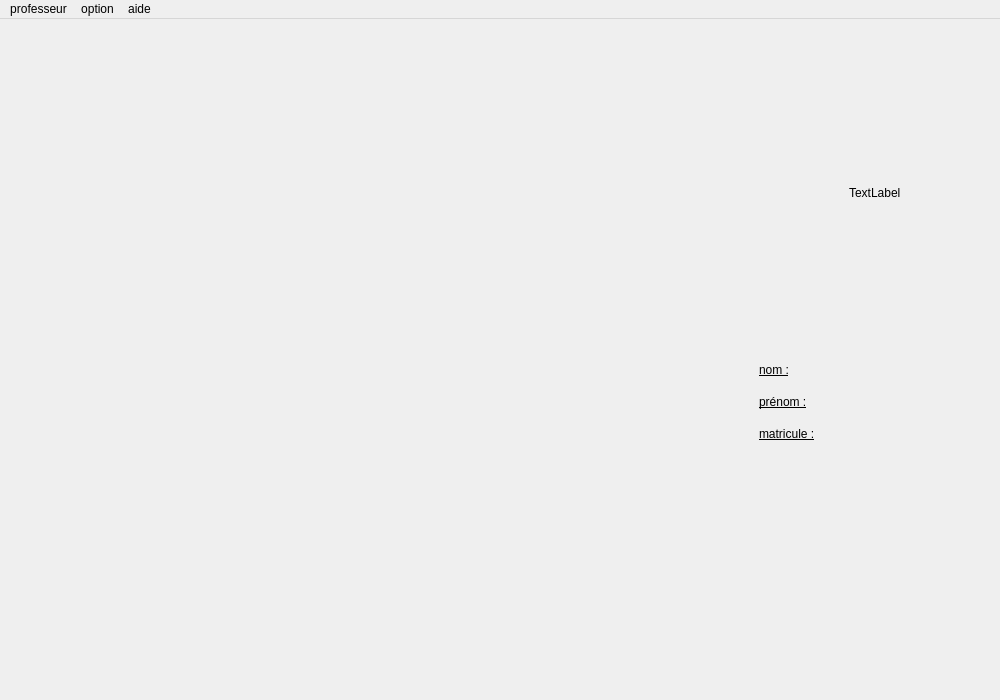
<?xml version="1.0" encoding="UTF-8"?>
<ui version="4.0">
 <class>MainWindow</class>
 <widget class="QMainWindow" name="MainWindow">
  <property name="geometry">
   <rect>
    <x>0</x>
    <y>0</y>
    <width>1000</width>
    <height>700</height>
   </rect>
  </property>
  <property name="sizePolicy">
   <sizepolicy hsizetype="Minimum" vsizetype="Preferred">
    <horstretch>0</horstretch>
    <verstretch>0</verstretch>
   </sizepolicy>
  </property>
  <property name="minimumSize">
   <size>
    <width>900</width>
    <height>700</height>
   </size>
  </property>
  <property name="windowTitle">
   <string>MainWindow</string>
  </property>
  <widget class="QWidget" name="centralwidget">
   <layout class="QHBoxLayout" name="horizontalLayout_2">
    <property name="spacing">
     <number>0</number>
    </property>
    <property name="leftMargin">
     <number>0</number>
    </property>
    <property name="topMargin">
     <number>0</number>
    </property>
    <property name="rightMargin">
     <number>0</number>
    </property>
    <property name="bottomMargin">
     <number>0</number>
    </property>
    <item>
     <layout class="QHBoxLayout" name="horizontalLayout">
      <item>
       <widget class="SideBar" name="widget" native="true">
        <property name="sizePolicy">
         <sizepolicy hsizetype="Fixed" vsizetype="MinimumExpanding">
          <horstretch>0</horstretch>
          <verstretch>0</verstretch>
         </sizepolicy>
        </property>
        <property name="minimumSize">
         <size>
          <width>18</width>
          <height>0</height>
         </size>
        </property>
       </widget>
      </item>
      <item>
       <widget class="QWidget" name="content" native="true">
        <layout class="QGridLayout" name="gridLayout">
         <property name="leftMargin">
          <number>0</number>
         </property>
         <property name="topMargin">
          <number>0</number>
         </property>
         <property name="rightMargin">
          <number>0</number>
         </property>
         <property name="bottomMargin">
          <number>0</number>
         </property>
         <property name="horizontalSpacing">
          <number>0</number>
         </property>
         <item row="0" column="2">
          <layout class="QHBoxLayout" name="k"/>
         </item>
        </layout>
       </widget>
      </item>
      <item>
       <widget class="QWidget" name="sidebar2" native="true">
        <property name="sizePolicy">
         <sizepolicy hsizetype="Maximum" vsizetype="Preferred">
          <horstretch>0</horstretch>
          <verstretch>0</verstretch>
         </sizepolicy>
        </property>
        <property name="minimumSize">
         <size>
          <width>250</width>
          <height>0</height>
         </size>
        </property>
        <layout class="QVBoxLayout" name="verticalLayout_2">
         <item alignment="Qt::AlignHCenter">
          <widget class="QLabel" name="photoview">
           <property name="sizePolicy">
            <sizepolicy hsizetype="Preferred" vsizetype="Preferred">
             <horstretch>0</horstretch>
             <verstretch>0</verstretch>
            </sizepolicy>
           </property>
           <property name="minimumSize">
            <size>
             <width>0</width>
             <height>0</height>
            </size>
           </property>
           <property name="text">
            <string>TextLabel</string>
           </property>
          </widget>
         </item>
         <item>
          <layout class="QFormLayout" name="formLayout">
           <property name="verticalSpacing">
            <number>18</number>
           </property>
           <item row="0" column="0">
            <widget class="QLabel" name="label">
             <property name="font">
              <font>
               <underline>true</underline>
              </font>
             </property>
             <property name="text">
              <string>nom :</string>
             </property>
            </widget>
           </item>
           <item row="1" column="0">
            <widget class="QLabel" name="label_2">
             <property name="font">
              <font>
               <underline>true</underline>
              </font>
             </property>
             <property name="text">
              <string>prénom :</string>
             </property>
            </widget>
           </item>
           <item row="2" column="0">
            <widget class="QLabel" name="label_3">
             <property name="font">
              <font>
               <underline>true</underline>
              </font>
             </property>
             <property name="text">
              <string>matricule :</string>
             </property>
            </widget>
           </item>
          </layout>
         </item>
        </layout>
       </widget>
      </item>
     </layout>
    </item>
   </layout>
  </widget>
  <widget class="QMenuBar" name="menubar">
   <property name="geometry">
    <rect>
     <x>0</x>
     <y>0</y>
     <width>1000</width>
     <height>22</height>
    </rect>
   </property>
   <widget class="QMenu" name="menuprofesseur">
    <property name="title">
     <string>professeur</string>
    </property>
    <addaction name="actionvoir"/>
    <addaction name="separator"/>
    <addaction name="actionajouter"/>
    <addaction name="separator"/>
    <addaction name="actionsupprimer"/>
    <addaction name="actionsupprimer_tout"/>
   </widget>
   <widget class="QMenu" name="menuaide">
    <property name="title">
     <string>aide</string>
    </property>
    <addaction name="actionmanuel"/>
    <addaction name="separator"/>
    <addaction name="actionA_propos"/>
    <addaction name="actioncontacter_nous"/>
   </widget>
   <widget class="QMenu" name="menuoption">
    <property name="title">
     <string>option</string>
    </property>
   </widget>
   <addaction name="menuprofesseur"/>
   <addaction name="menuoption"/>
   <addaction name="menuaide"/>
  </widget>
  <action name="actionvoir">
   <property name="text">
    <string>voir</string>
   </property>
  </action>
  <action name="actionajouter">
   <property name="text">
    <string>ajouter</string>
   </property>
  </action>
  <action name="actionsupprimer">
   <property name="text">
    <string>supprimer</string>
   </property>
  </action>
  <action name="actionsupprimer_tout">
   <property name="text">
    <string>supprimer tout</string>
   </property>
  </action>
  <action name="actionmanuel">
   <property name="text">
    <string>manuel</string>
   </property>
  </action>
  <action name="actionA_propos">
   <property name="text">
    <string>A propos</string>
   </property>
  </action>
  <action name="actioncontacter_nous">
   <property name="text">
    <string>contacter nous</string>
   </property>
  </action>
 </widget>
 <customwidgets>
  <customwidget>
   <class>SideBar</class>
   <extends>QWidget</extends>
   <header>sidebar.h</header>
   <container>1</container>
  </customwidget>
 </customwidgets>
 <resources/>
 <connections/>
</ui>
